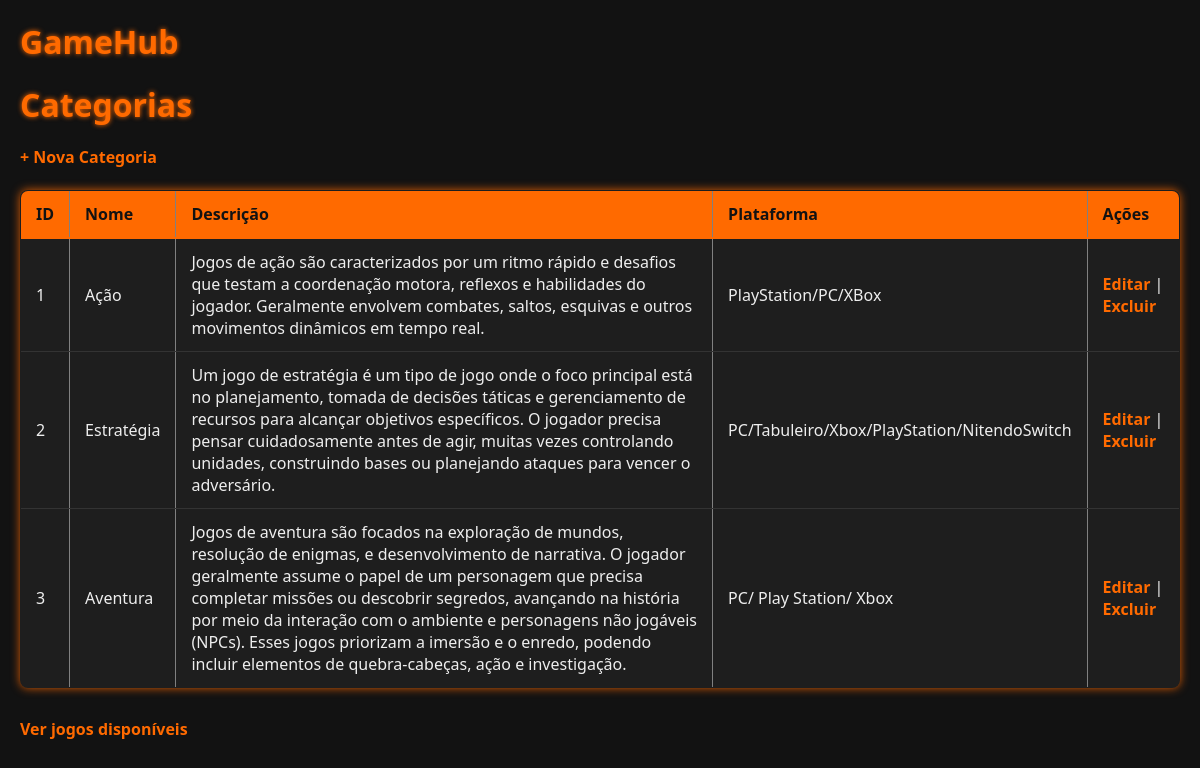
Screenshot of /categorias with the database file from the repository.
### tables this page shows
CREATE TABLE categorias (
    id INTEGER PRIMARY KEY AUTOINCREMENT,
    nome TEXT NOT NULL,
    descricao TEXT,
    plataforma TEXT
);

### app/views.py (the view)
@app.route('/categorias')
def listar_categorias():
    categorias = categoria_service.get_all_categorias()
    return render_template('gamehub/categorias/lista_de_categorias.html', categorias=categorias)

### app/database/connection.py (called while the page is built)
def get_db():
    db = getattr(g, '_database', None)
    if db is None:
        db = g._database = sqlite3.connect(DATABASE)
    return db

@app.teardown_appcontext
def close_connection(exception):
    db = getattr(g, '_database', None)
    if db is not None:
        db.close()

### app/models/categoria_model.py (called while the page is built)
    def get_id(self):
        return self.__id

    def get_nome(self):
        return self.__nome

    def get_descricao(self):
        return self.__descricao

    def get_plataforma(self):
        return self.__plataforma

### app/repository/categoria_repository.py (called while the page is built)
    def get_all_categorias(self):
        connection = get_db()
        cursor = connection.cursor()
        cursor.execute("SELECT * FROM categorias")
        rows = cursor.fetchall()
        return [
            CategoriaModel(id=row[0], nome=row[1], descricao=row[2], plataforma=row[3]) for row in rows
        ]

### app/service/categoria_service.py (called while the page is built)
    def get_all_categorias(self):
        return self.categoria_repository.get_all_categorias()

### app/templates/gamehub/categorias/lista_de_categorias.html (shortened to what this page needs)
{% extends "base.html" %}
{% block content %}
<h1>Categorias</h1>
<a href="{{ url_for('criar_categoria') }}">+ Nova Categoria</a>
<br><br>
<table border="1" cellpadding="5">
    <thead>
        <tr>
            <th>ID</th>
            <th>Nome</th>
            <th>Descrição</th>
            <th>Plataforma</th>
            <th>Ações</th>
        </tr>
    </thead>
    <tbody>
        {% for cat in categorias %}
        <tr>
            <td>{{ cat.get_id() }}</td>
            <td>{{ cat.get_nome() }}</td>
            <td>{{ cat.get_descricao() }}</td>
            <td>{{ cat.get_plataforma() or '-' }}</td>
            <td>
                <a href="{{ url_for('editar_categoria', id=cat.get_id()) }}">Editar</a> |
                <a href="{{ url_for('excluir_categoria', id=cat.get_id()) }}"
                   onclick="return confirm('Tem certeza que deseja excluir esta categoria?');">
                   Excluir
                </a>
            </td>
        </tr>
        {% else %}
        <tr>
            <td colspan="5">Nenhuma categoria cadastrada.</td>
        </tr>
        {% endfor %}
    </tbody>
</table>
<p>
    <a href="{{ url_for('listar_jogos') }}">Ver jogos disponíveis</a>
</p>
{% endblock %}

### app/static/styles.css (style rules this page uses)
* { box-sizing: border-box; margin: 0; padding: 0; font-family: 'Segoe UI', Tahoma, Geneva, Verdana, sans-serif; }
body { background-color: #121212; color: #eee; padding: 20px; }
h1, h2, h3 { color: #ff6a00; margin-bottom: 20px; text-shadow: 0 0 5px #ff6a00; }
a { color: #ff6a00; text-decoration: none; font-weight: 600; transition: color 0.3s ease; }
table { width: 100%; border-collapse: collapse; margin-bottom: 30px; box-shadow: 0 0 10px rgba(255, 106, 0, 0.842); background-color: #1e1e1e; border-radius: 8px; overflow: hidden; }
thead th { background-color: #ff6a00; color: #121212; padding: 12px 15px; text-align: left; font-weight: 700; border-bottom: 2px solid #ff6a00; }
tbody tr { border-bottom: 1px solid #333; transition: background-color 0.2s ease; }
td, th { padding: 12px 15px; }

### rows the page displays
categorias: get_id "1", get_nome "Ação", get_descricao "Jogos de ação são caracterizados por um ritmo rápido e desafios que testam a coordenação motora, reflexos e habilidades do jogador. Geralmente envolvem combates, saltos, esquivas e outros movimentos dinâmicos em tempo real.", plataforma "PlayStation/PC/XBox"
categorias: get_id "2", get_nome "Estratégia", get_descricao "Um jogo de estratégia é um tipo de jogo onde o foco principal está no planejamento, tomada de decisões táticas e gerenciamento de recursos para alcançar objetivos específicos. O jogador precisa pensar cuidadosamente antes de agir, muitas vezes controlando unidades, construindo bases ou planejando ataques para vencer o adversário.", plataforma "PC/Tabuleiro/Xbox/PlayStation/NitendoSwitch"
categorias: get_id "3", get_nome "Aventura", get_descricao "Jogos de aventura são focados na exploração de mundos, resolução de enigmas, e desenvolvimento de narrativa. O jogador geralmente assume o papel de um personagem que precisa completar missões ou descobrir segredos, avançando na história por meio da interação com o ambiente e personagens não jogáveis (NPCs). Esses jogos priorizam a imersão e o enredo, podendo incluir elementos de quebra-cabeças, ação e investigação.", plataforma "PC/ Play Station/ Xbox"
